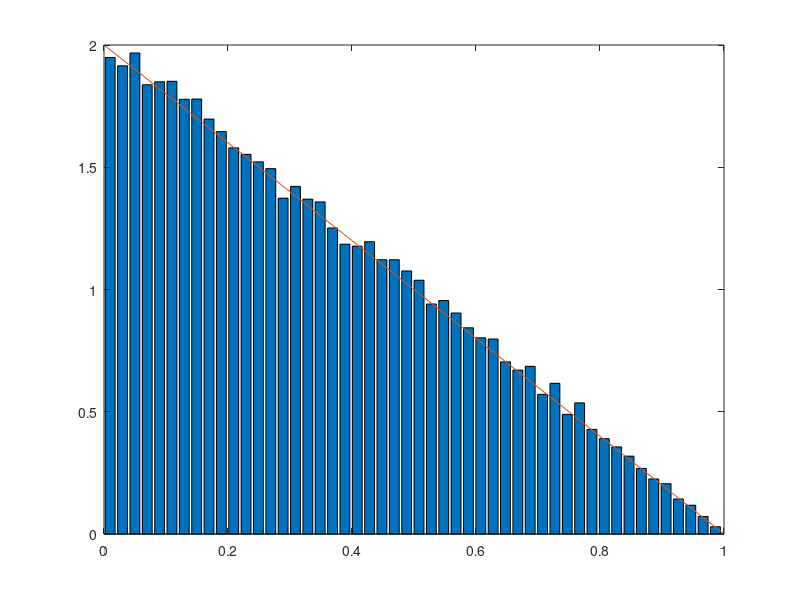

Here is the MATLAB script that generated this plot:
clear variables;
close all;

%X et Y ~ U[0,1]
N=50000;
X=rand(1,N);
Y=rand(1,N);
Z=min(X,Y);
[h,zout]=hist(Z,50);
bar(zout,h/trapz(zout,h))
hold on;
z=0:0.1:1;
fz=2*(1-z);
hold on;
plot(z,fz)




